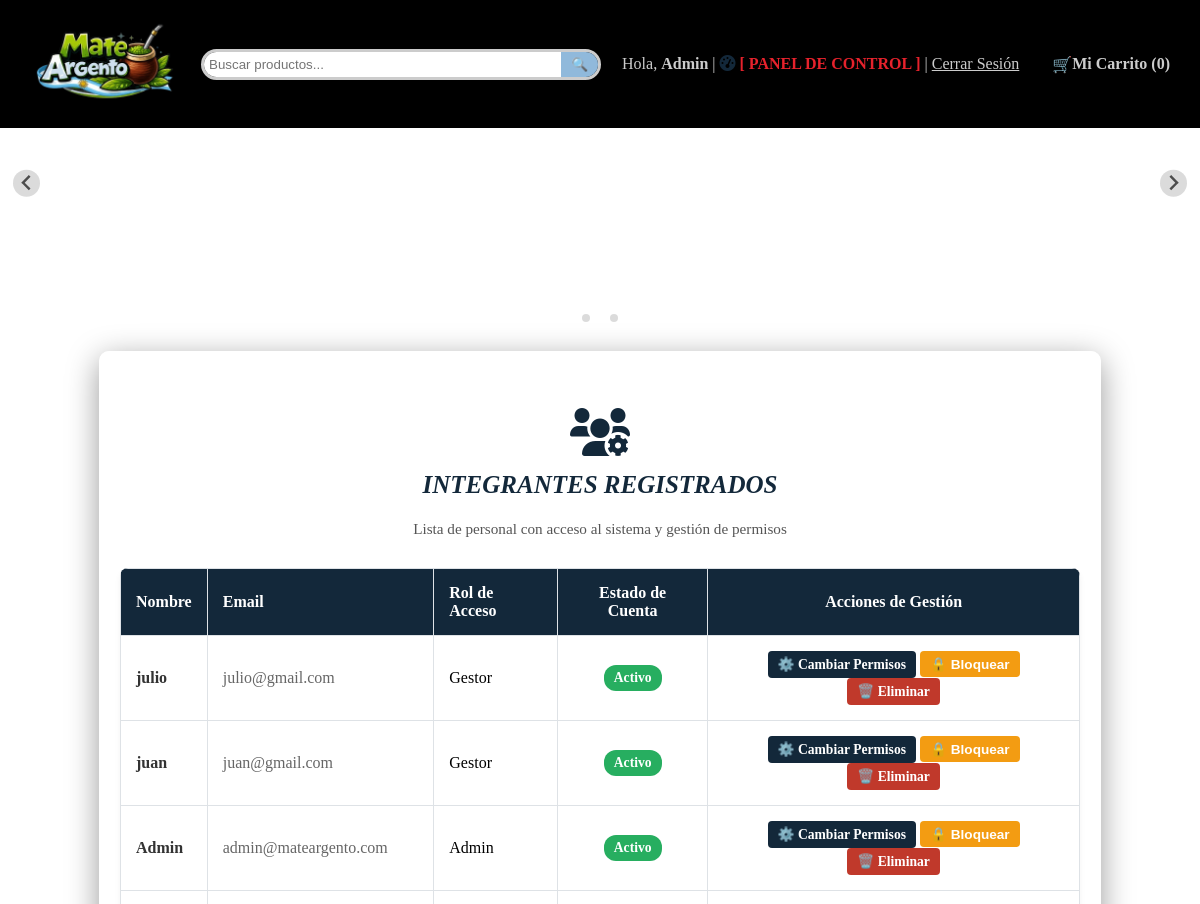
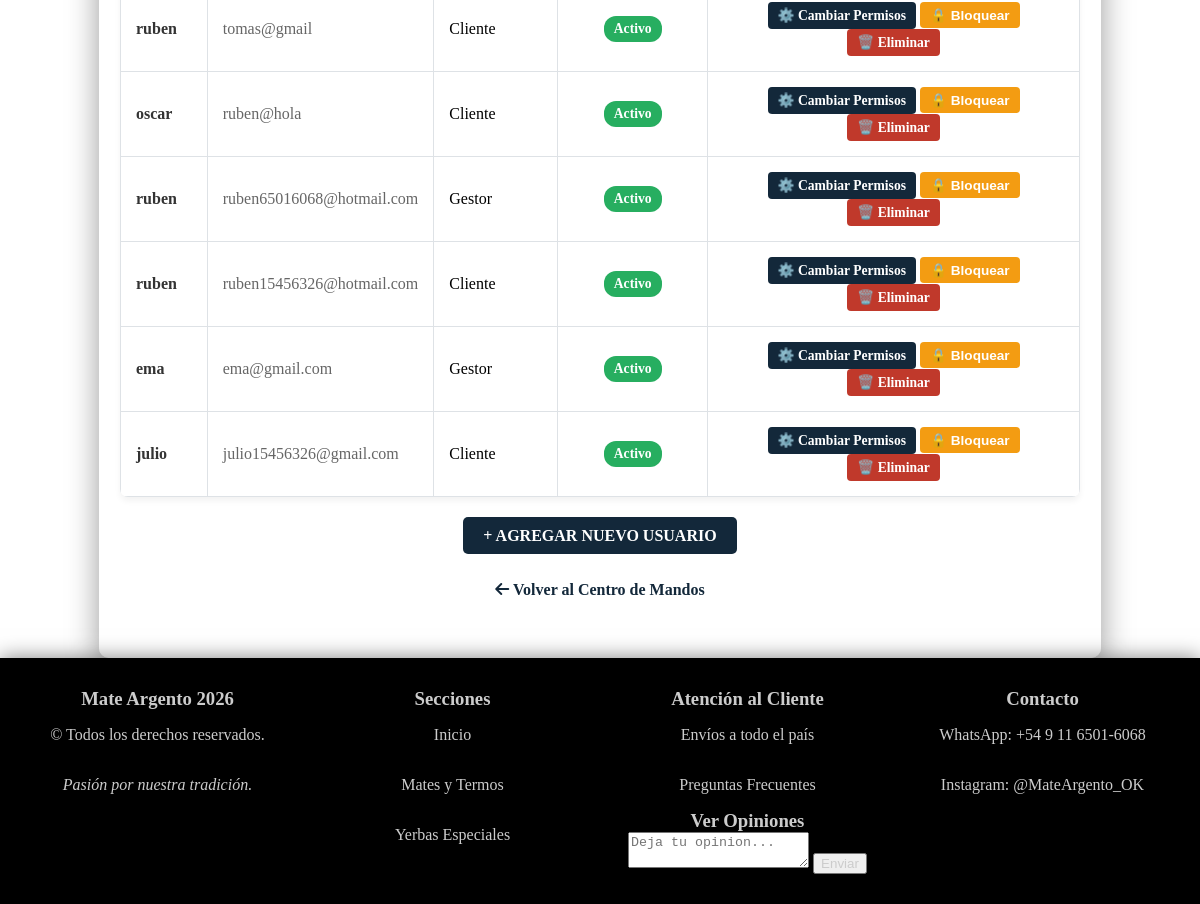
/admin/usuarios (signed in), run on the app's committed database (2 pictures, top to bottom).
### app.py (models this page shows, shortened)
class Usuario(db.Model):
    id = db.Column(db.Integer, primary_key=True)
    nombre = db.Column(db.String(100))
    email = db.Column(db.String(100), unique=True)
    password = db.Column(db.String(500), nullable=False)
    rol = db.Column(db.String(20), default='cliente')
    activo = db.Column(db.Boolean, default=False)
    bloqueado = db.Column(db.Integer, default=0)

### app.py (the view)
@app.route('/admin/usuarios')
@requiere_nivel(10) # Solo el Administrador absoluto
def lista_usuarios():
    db.session.expire_all()
    todos_los_usuarios = Usuario.query.all()
    return render_template('admin_usuarios.html', usuarios=todos_los_usuarios)

### app.py (called while the page is built, shortened)
@app.context_processor
def inject_categorias():
    return dict(todas_las_categorias=CATEGORIAS_DATA)

def requiere_nivel(nivel_minimo):
    def decorator(f):
        @wraps(f)
        def decorated_function(*args, **kwargs):
            rol_usuario = session.get('usuario_rol', 'cliente')
            nivel_usuario = NIVELES_ACCESO.get(rol_usuario, 1)
            if nivel_usuario < nivel_minimo:
                flash("No tenés permisos suficientes para realizar esta acción.", "danger")
                return redirect(url_for('inicio'))
            return f(*args, **kwargs)
        return decorated_function
    return decorator

@app.context_processor
def procesar_carrito():
    mi_carrito = Carrito(session)
    items, total, unidades = mi_carrito.obtener_datos(Producto)
    return dict(carrito_html=items, total_carrito=total, total_unidades=unidades)

    def obtener_datos(self, modelo_producto):
        carrito_dict = self.session.get('carrito', {})
        productos_reales = []
        total_general = 0
        total_unidades = 0  # <--- Nueva variable
        return productos_reales, total_general, total_unidades

### templates/admin_usuarios.html (shortened to what this page needs)
<!DOCTYPE html>
<html>
<head>
</head>
{% extends 'base.html' %}
{% block content %}
<br>
<div class="contenedor-padre4">
    <br><br>
    <div class="admin-header">
        <i class="fa-solid fa-users-gear fa-3x" style="color: #13283A;"></i>
        <h2>Integrantes Registrados</h2>
        <p>Lista de personal con acceso al sistema y gestión de permisos</p>
    </div>
    <table class="admin-tabla">
        <thead>
            <tr>
                <th>Nombre</th>
                <th>Email</th>
                <th>Rol de Acceso</th>
                <th class="celda-centrada">Estado de Cuenta</th>
                <th class="celda-centrada">Acciones de Gestión</th>
            </tr>
        </thead>
        <tbody>
            {% for u in usuarios %}
            <tr>
                <td style="font-weight: bold; color: #333;">{{ u.nombre }}</td>
                <td style="color: #666;">{{ u.email }}</td>
                <td>
                    <span style="text-transform: capitalize; font-weight: 500;">{{ u.rol }}</span>
                </td>
                <td class="celda-centrada">
                    {% if u.bloqueado|int == 1 %}
                        <span class="badge-admin badge-bloqueado" style="background-color: #e74c3c; color: white;">Bloqueado (Admin)</span>
                    {% elif u.activo|int == 0 %}
                        <span class="badge-admin" style="background-color: #95a5a6; color: white;">Pendiente</span>
                    {% else %}
                        <span class="badge-admin badge-activo" style="background-color: #27ae60; color: white;">Activo</span>
                    {% endif %}
                </td>
                <td class="celda-centrada">
                    <a href="/admin/editar_rol/{{ u.id }}" class="btn-tabla btn-tabla-editar" style="background-color: #13283A; color: white; text-decoration: none; padding: 5px 10px; border-radius: 4px;">
                        ⚙️ Cambiar Permisos
                    </a>
                    <form action="/admin/alternar_estado/{{ u.id }}" method="POST" style="display:inline;" onclick="return confirm('¿Desea cambiar el estado de acceso de este usuario?');">
                        <button type="submit" class="btn-tabla" style="background-color: #f39c12; color: white; border: none; padding: 5px 10px; border-radius: 4px; cursor: pointer;">
                            {% if u.bloqueado|int == 1 %}🔓 Activar{% else %}🔒 Bloquear{% endif %}
                        </button>
                    </form>
                    <a href="/admin/eliminar_usuario/{{ u.id }}" onclick="return confirm('¿Seguro que querés eliminar definitivamente a este usuario?');" class="btn-tabla btn-tabla-eliminar" style="background-color: #c0392b; color: white; text-decoration: none; padding: 5px 10px; border-radius: 4px;">
                        🗑️ Eliminar
                    </a>
                </td>
            </tr>
            {% else %}
            <tr>
                <td colspan="5" class="celda-centrada" style="padding: 20px; color: #888;">
                    No hay usuarios registrados en la base de datos.
                </td>
            </tr>
            {% endfor %}
        </tbody>
    </table>
    <div class="celda-centrada" style="margin-top: 30px; padding-bottom: 20px;">
        <a href="/admin/crear_usuario" class="btn-pagar-carrito" style="padding: 10px 20px; text-decoration: none;">
            + AGREGAR NUEVO USUARIO
        </a>
        <br><br><br>
        <a href="{{ url_for('dashboard') }}" style="color: #13283A; text-decoration: none; font-weight: bold;">
            <i class="fa-solid fa-arrow-left"></i> Volver al Centro de Mandos
        </a>
    </div>
    <br>
    {% endblock %}

### static/estilos.css (style rules this page uses)
body { margin: 0; background-size: cover; background-repeat: no-repeat; background-position: center; }
.fondo-inicio { background-image: url('img/fondo_azul16.jpg'); }
.contenedor-padre4 { width: 80%; margin: auto; background-size: cover; background-repeat: no-repeat; background-position: center; padding: 20px; border-radius: 10px; min-height: 500px; background-color: rgba(255, 255, 255, 0.4); border: 1px solid rgba(255, 255, 255, 0.4); box-shadow: 0 8px 32px 0 rgba(0, 0, 0, 0.4); }
h2 { font-family: 'Georgia', serif; font-size: 25px; font-style: italic; text-transform: uppercase; color: #ccc; }
.btn-pagar-carrito { margin-top: 10px; width: 100%; padding: 10px; background-color: #13283A; color: white; border: none; border-radius: 5px; cursor: pointer; font-weight: bold; }
.fa-solid { color: #13283A; }
.admin-header { text-align: center; margin-bottom: 30px; }
.admin-header h2 { margin-top: 15px; color: #13283A; font-family: 'Georgia', serif; }
.admin-header p { color: #555; font-size: 0.95em; }
.admin-tabla { width: 100%; border-collapse: collapse; text-align: left; background: white; box-shadow: 0 4px 6px rgba(0, 0, 0, 0.05); border-radius: 8px; overflow: hidden; }
.admin-tabla thead tr { background-color: #13283A; color: white; }
.admin-tabla th, .admin-tabla td { padding: 15px; border: 1px solid #dee2e6; }
.admin-tabla tbody tr { border-bottom: 1px solid #dee2e6; transition: background-color 0.2s; }
.celda-centrada { text-align: center; }
.badge-admin { padding: 5px 10px; border-radius: 12px; font-size: 0.85em; font-weight: bold; display: inline-block; }
.badge-activo { background-color: #d4edda; color: #155724; }
.btn-tabla { padding: 6px 12px; text-decoration: none; border-radius: 4px; font-size: 0.85em; font-weight: bold; display: inline-block; border: none; cursor: pointer; }
.btn-tabla-editar { background-color: #007bff; color: white !important; }
.btn-tabla-eliminar { background-color: #dc3545; color: white !important; }

### data on the page
Usuario: nombre "julio", email "julio@gmail.com", rol "Gestor", bloqueado "Activo"
Usuario: nombre "juan", email "juan@gmail.com", rol "Gestor", bloqueado "Activo"
Usuario: nombre "Admin", email "admin@mateargento.com", rol "Admin", bloqueado "Activo"
Usuario: nombre "ruben", email "tomas@gmail", rol "Cliente", bloqueado "Activo"
Usuario: nombre "oscar", email "ruben@hola", rol "Cliente", bloqueado "Activo"
Usuario: nombre "ruben", email "ruben65016068@hotmail.com", rol "Gestor", bloqueado "Activo"
Usuario: nombre "ruben", email "ruben15456326@hotmail.com", rol "Cliente", bloqueado "Activo"
Usuario: nombre "ema", email "ema@gmail.com", rol "Gestor", bloqueado "Activo"
Usuario: nombre "julio", email "julio15456326@gmail.com", rol "Cliente", bloqueado "Activo"

### other printed values
{{ session['usuario_nombre'] }} "Admin"
{{ total_unidades }} "0"
